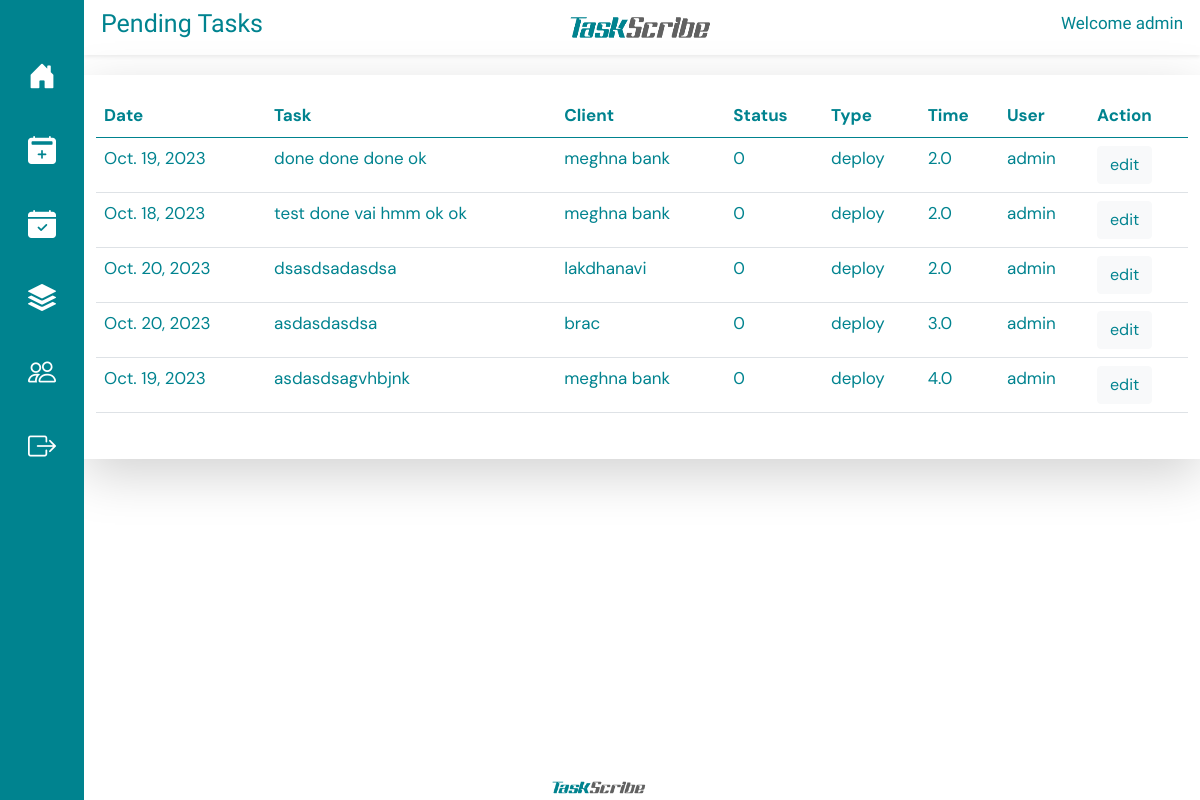
The app's page /pending-task/ (signed in), older data.
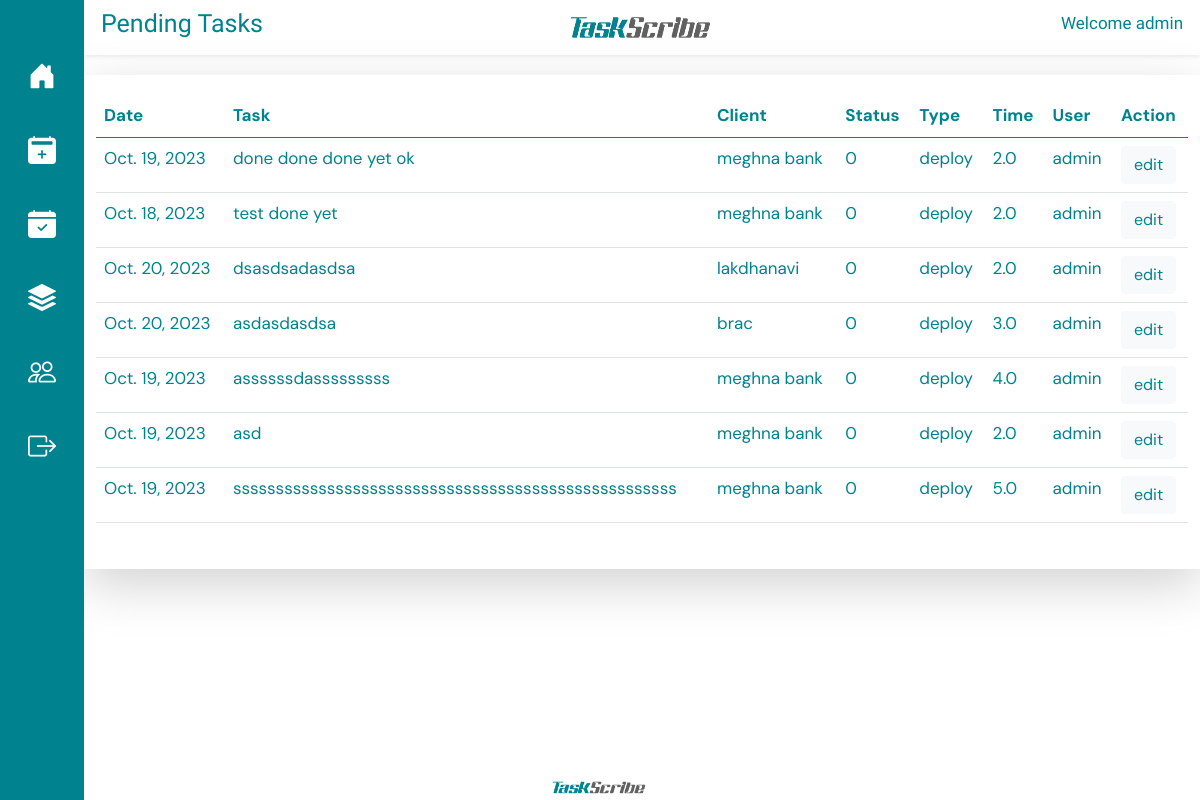
The same page, newer data.
### taskapp/models.py (models this page shows, shortened)
class Task(models.Model):
    name = models.CharField(max_length=500,)
    user = models.ForeignKey(User, on_delete=models.PROTECT)
    type = models.ForeignKey(Type, on_delete=models.CASCADE)
    client = models.ForeignKey(Client, on_delete=models.PROTECT)
    date = models.DateField()
    status = models.CharField(max_length=1, choices=STATUS, default='0')
    time = models.FloatField()

class Client(models.Model):
    name = models.CharField(max_length=100)
    description = models.TextField(max_length=500, null=True)
    file = models.FileField(upload_to='documetns/')
    original_filename = models.CharField(max_length=255)
    uploaded_at = models.DateTimeField(auto_now_add=True)

class Type(models.Model):
    name = models.CharField(max_length=100)
    def __str__(self) -> str:
        return self.name

### taskapp/views.py (the view)
# urls.py: path('pending-task/', pending_task, name="pending_task"),
@login_required(login_url="/login/")
def pending_task(request):
    userall = User.objects.get(id=request.user.id)
    pending_tasks = Task.objects.filter(user=userall, status="0")
    return render(request, "pending.html", {
        "pending_tasks" : pending_tasks
    })

### templates/pending.html (shortened to what this page needs)
{% extends 'base.html' %}
{% load static %}
{% block titlecontent %}
<div class="row shadow-sm align-items-center" style=" margin-top: 0px; padding: 5px;  color: #00838f;">
  <div class="col">
    <h2 style="font-family: Palanquin Dark; text-align: left; font-size: 25px;">Pending Tasks</h2>
  </div>
  <div class="col align-items-center text-center">
    <img src="{% static 'img/logof.png' %}" width="150px" height="45px" alt="">
  </div>
  <div class="col align-items-center">
    <h2  style="font-family: Palanquin Dark; text-align: right; font-size: 17px;">Welcome {{ user.username }}</h2>
  </div>
</div>
{% endblock %}
{% block content %}
<div class="row shadow-lg" style=" padding-bottom: 30px; margin-bottom: 40px; padding-top: 20px; margin-top: 20px;">
    <div class="col-12">
    <table class=" table table-hover " style="color: #00838f;">
        <thead>
          <tr>
            <th>Date</th>
            <th>Task</th>
            <th>Client</th>
            <th>Status</th>
            <th>Type</th>
            <th>Time</th>
            <th>User</th>
            <th>Action</th>
          </tr>
        </thead>
        <tbody>
        {% for task in pending_tasks %}
          <tr>
            <td>{{ task.date }}</td>
            <td>{{ task.name }}</td>
            <td>{{ task.client.name}}</td>
            <td>{{ task.status}}</td>
            <td>{{ task.type}}</td>
            <td>{{ task.time}}</td>
            <td>{{ task.user }}</td>
            <td>
              <a href="{% url 'edit_task'  task_id=task.id %}" type="button" class="btn btn-light" style="color: #00838f;">edit</a>
            </td>
          </tr>
        {% endfor %}
        </tbody>
      </table>
    </div>
</div>
{% endblock%}

### templates/base.html (shortened to what this page needs)
{% load static %}
<!DOCTYPE html>
<html lang="en">
<head>
  <link rel="stylesheet" href="{% static 'css/bootstrap.min.css' %}">
  <link rel="stylesheet" href="https://cdn.jsdelivr.net/npm/bootstrap-icons@1.5.0/font/bootstrap-icons.css">
  <link href="https://getbootstrap.com/docs/5.2/assets/css/docs.css" rel="stylesheet">
  <link rel="stylesheet" href="{% static 'icofont/icofont.min.css' %}">
</head>
<body>
  <div class="container-fluid">
    <div class="row content">
      <div class="col-sm-auto  sticky-top" style="background-color: #00838f;">
        <div class="d-flex flex-sm-column flex-row flex-nowrap  align-items-center sticky-top" style="background-color: #00838f;">
          <ul
            class="nav nav-pills nav-flush flex-sm-column flex-row flex-nowrap mb-auto mx-auto text-center align-items-center mt-5"
            style="font-size: 10px; ">
            <li class="nav-item mb-3">
              <a href="{% url 'home' %}" class="nav-link " title="HOME" data-bs-toggle="tooltip"
                data-bs-placement="right" data-bs-original-title="Home">
                <i class="bi bi-house-door-fill fs-3" style="color: #fff;"></i>
              </a>
            </li>
            <li class="nav-item mb-3">
              <a href="{% url 'add_task' %}" class="nav-link" title="ADD TASK" data-bs-toggle="tooltip"
                data-bs-placement="right" data-bs-original-title="Dashboard">
                <i class="bi bi-calendar2-plus-fill fs-3" style="color: #fff;"></i>
              </a>
            </li>
            <li class="nav-item mb-3">
              <a href="{% url 'completed_task' %}" class="nav-link" title="COMPLETED TASK" data-bs-toggle="tooltip"
                data-bs-placement="right" data-bs-original-title="Orders">
                <i class="bi  bi-calendar-check-fill fs-3" style="color: #fff;"></i>
              </a>
            </li>
            <li class="nav-item mb-3">
              <a href="{% url 'pending_task' %}" class="nav-link" title="PENDING TASK" data-bs-toggle="tooltip"
                data-bs-placement="right" data-bs-original-title="Products">
                <i class="bi bi-stack fs-3" style="color: #fff;"></i>
              </a>
            </li>
            <li class="nav-item mb-3">
              <a href="{% url 'add_client' %}"  class="nav-link" title="" data-bs-toggle="tooltip" data-bs-placement="right"
                data-bs-original-title="Customers">
                <i class="bi-people fs-3" style="color: #fff;"></i>
              </a>
            </li>
            <li class="nav-item mb-3">
              <a href="/logout" class="nav-link" title="LOG OUT" data-bs-toggle="tooltip" data-bs-placement="right"
                data-bs-original-title="Customers">
                <i class="bi bi-box-arrow-right fs-3" style="color: #fff;"></i>
              </a>
            </li>
          </ul>
        </div>
      </div>
      <div class="col-sm  min-vh-100">
        <div class="col-12">
          {% block titlecontent %} {% endblock %}
        </div>
        {% block content %} {% endblock %}
      </div>
    </div>
  </div>
  <footer class="text-center" style="bottom: 0; left: 0; width: 100%; position: fixed; margin-top: 20px;">
    <div class="text-center">
      <a class="img" href="#">
        <img src="{% static 'img/logof.png' %}" width="100px" height="25px" alt="">
      </a>
    </div>
  </footer>
</body>
</html>

### templates/base.html (style rules this page uses)
body { font-family: 'DM Sans'; font-size: 17px; background-color: #fff ; }

Row changes from the older to the newer data that the page shows:
changed Task: name "done done done ok" → "done done done yet ok"
changed Task: name "test done vai hmm ok ok" → "test done yet"
changed Task: name "asdasdsagvhbjnk" → "assssssdasssssssss"
added Task: date "Oct. 19, 2023", name "asd", client.name "meghna bank", status "0", type "deploy", time "2.0", user "admin"
added Task: date "Oct. 19, 2023", name "ssssssssssssssssssssssssssssssssssssssssssssssssssss", client.name "meghna bank", status "0", type "deploy", time "5.0", user "admin"
